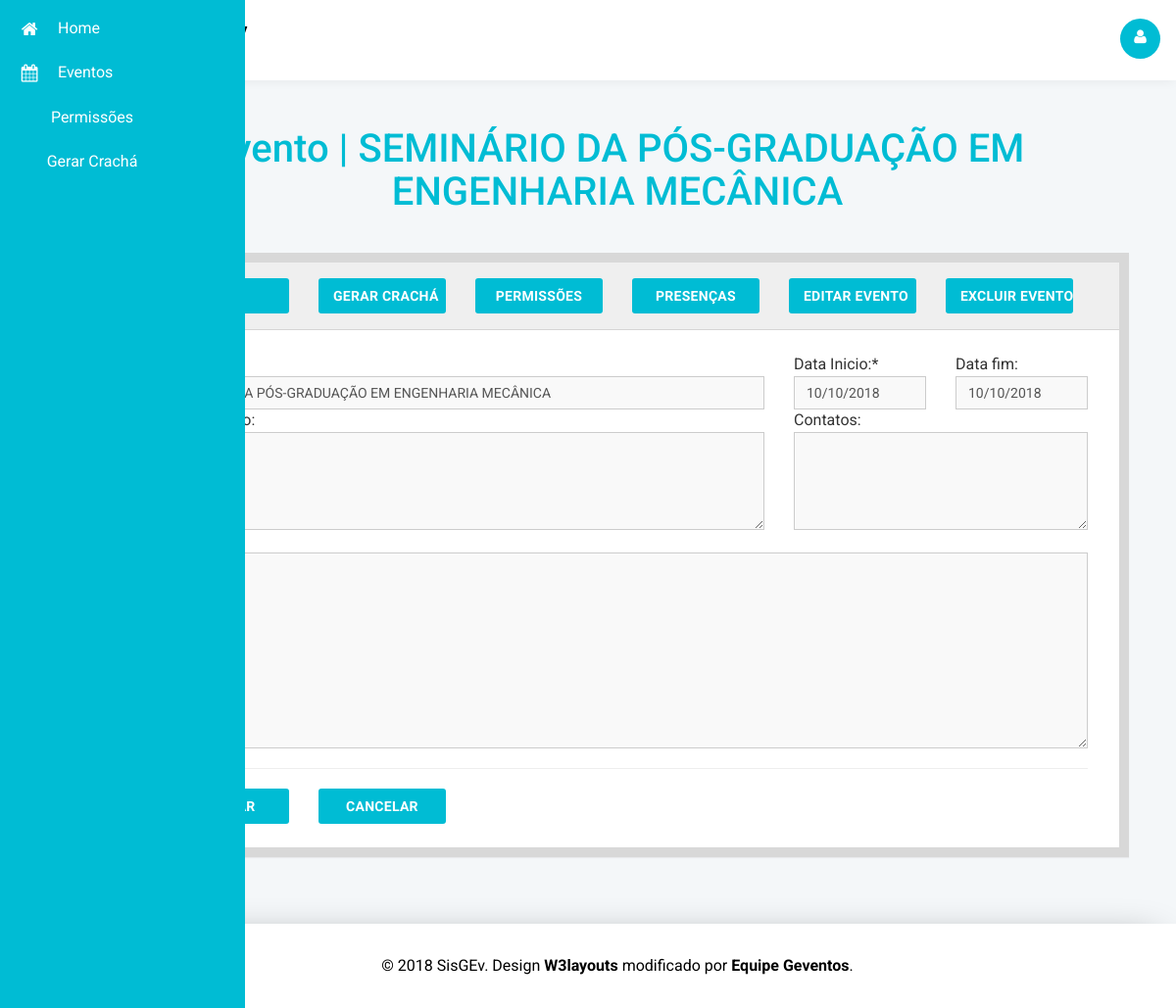
Screenshot of /eventodetalhes.php?id_evento=1 (signed in) with the database file from the repository.
### tables this page shows
CREATE TABLE `evento`(
  `id_evento` int(10) auto_increment,
  `nome` varchar(50) not null,
  `data_ini` date not null,
  `data_fim` date not null,
  `sobre` text,
  `programacao` text,
  `contatos` varchar(100),
  primary key (`id_evento`)
);

### classes/Conexao.php (called while the page is built, shortened)
<?php
class Conexao {
    protected $servidor;
    protected $usuario;
    protected $senha;
    protected $nomeBanco;
    protected $banco;
    function getServidor() {
        return $this->servidor;
    }
    function getUsuario() {
        return $this->usuario;
    }
    function getSenha() {
        return $this->senha;
    }
    function getNomeBanco() {
        return $this->nomeBanco;
    }
    function getBanco() {
        return $this->banco;
    }
    function setServidor($servidor) {
        $this->servidor = $servidor;
    }
    function setUsuario($usuario) {
        $this->usuario = $usuario;
    }
    function setSenha($senha) {
        $this->senha = $senha;
    }
    function setNomeBanco($nomeBanco) {
        $this->nomeBanco = $nomeBanco;
    }
    public function Conectar() {
        $this->banco = new mysqli(
        $this->getServidor(),
        $this->getUsuario(),
        $this->getSenha(),
        $this->getNomeBanco()
        );
    }
}

### eventodetalhes.php (the view, shortened to what this page needs)
<?php
	if(!empty($_SESSION['id_usuario'])){
		require_once("classes/Conexao.php");
		$cx = new Conexao();
		$codigo  = $_GET['id_evento'];
		$consulta = "SELECT * FROM evento WHERE id_evento = $codigo limit 1";
		$con = mysqli_query($cx->getBanco(), $consulta);
		$linha = mysqli_fetch_assoc($con);
	}else{
		header("Location: login.php");
	}
?>
<!DOCTYPE html>
<head>
	<?php
	include("links.php");
	?>
</head>
<body class="dashboard-page">
	<?php
	include("menu.php");
	include("topo.php");
	?>
	<div class="main-grid">
		<div class="agile-grids">
			<div class="grids">
				<div class="progressbar-heading grids-heading">
					<h2>Evento | <?php echo $linha['nome']?></h2>
				</div>
			</div>
			<div class="panel panel-widget forms-panel">
				<div class="form-title">
					<div class="row">
						<div class="col-sm-12">
							<div class="col-md-2">
								<form action="adm-eventos.php">
									<button type="submit" class="btn btn-primary btn-block" title="Voltar para home."><i class=""></i> Home</button>
								</form>
							</div>
							<div class="col-md-2">
								<form action="">
									<button accesskey= type="submit" class="btn btn-primary btn-block" title="Gerar Crachá do Evento."><i class=""></i> Gerar Crachá</button>
								</form>
							</div>
							<div class="col-md-2">
								<form>
									<button type="submit" class="btn btn-primary btn-block" title="Gerenciar Permissões."><i class=""></i> Permissões</button>
									</form>
							</div>
							<div class="col-md-2">
								<form>
									<button type="submit" class="btn btn-primary btn-block" title="Gerenciar Permissões."><i class=""></i> Presenças</button>
									</form>
							</div>
							<div class="col-md-2">
								<input onclick="window.location='editarevento.php?id_evento=<?php echo $codigo?>';" type="button" class="btn btn-primary btn-block" value="Editar Evento">
							</div>
							<div class="col-md-2">
								<form>
									<button type="submit" class="btn btn-primary btn-block" title="Excluir Evento."><i class=""></i> Excluir Evento</button>
								</form>
							</div>
						</div>
					</div>
				</div>
				<div class="forms">
					<div class="inline-form widget-shadow">
						<div class="form-body">
							<form action="#" method="post">
								<div class="row">
									<div class="col-sm-8">
										<label for="nomeevento">
										</label>
										<input type="text" name="nomeevento" class="form-control" id="nomeevento" value="<?php echo $linha['nome']?>" disabled>
									</div>
									<div class="col-sm-2">
										<label for="datainicio">
											Data Inicio:*
										</label>
										<input type="text" name="pdatainicio" class="form-control" id="datainicio" value="<?php echo date ("d/m/Y", strtotime($linha['data_ini']));?>" disabled>
									</div>
									<div class="col-sm-2">
										<label for="datafim">
											Data fim:
										</label>
										<input type="test" name="datafim" class="form-control" id="datafim" value="<?php echo date ("d/m/Y", strtotime($linha['data_fim']));?>" disabled>
									</div>
								</div>
								<div class="row">
									<div class="col-sm-8">
										<label for="sobreevento">
										</label>
										<textarea class="form-control" id="sobreevento" disabled><?php echo $linha['sobre'];?></textarea>
									</div>
									<div class="col-sm-4">
										<label for="contatos">
											Contatos:
										</label>
										<textarea class="form-control" id="contatos" disabled><?php echo $linha['contatos'];?></textarea>
									</div>
								</div>
								<div class="row">
									<div class="col-sm-12">
										<label for="programacao">
										</label>
										<textarea class="form-control" id="programacao" disabled><?php echo $linha['programacao'];?></textarea>
									</div>
								</div>
								<hr>
								<div class="row">
									<div class="col-sm-12">
										<div class="col-xs-2">
											<button type="submit" class="btn btn-primary btn-block">ALTERAR</button>
										</div>
										<div class="col-xs-2">
											<button type="submit" class="btn btn-primary btn-block">CANCELAR</button>
										</div>
									</div>
								</div>
							</form>
						</div>
					</div>
				</div>
			</div>
		</div>
	</div>
	<?php
	include("rodape.php");
	?>
</section>
</body>
</html>

### css/meustyle.css (style rules this page uses)
#sobreevento { height: 100px; }
#contatos { height: 100px; }
#programacao { height: 200px; }

### rows the page displays
evento: nome "SEMINÁRIO DA PÓS-GRADUAÇÃO EM ENGENHARIA MECÂNICA", nomeevento "SEMINÁRIO DA PÓS-GRADUAÇÃO EM ENGENHARIA MECÂNICA", pdatainicio "10/10/2018", datafim "10/10/2018"
